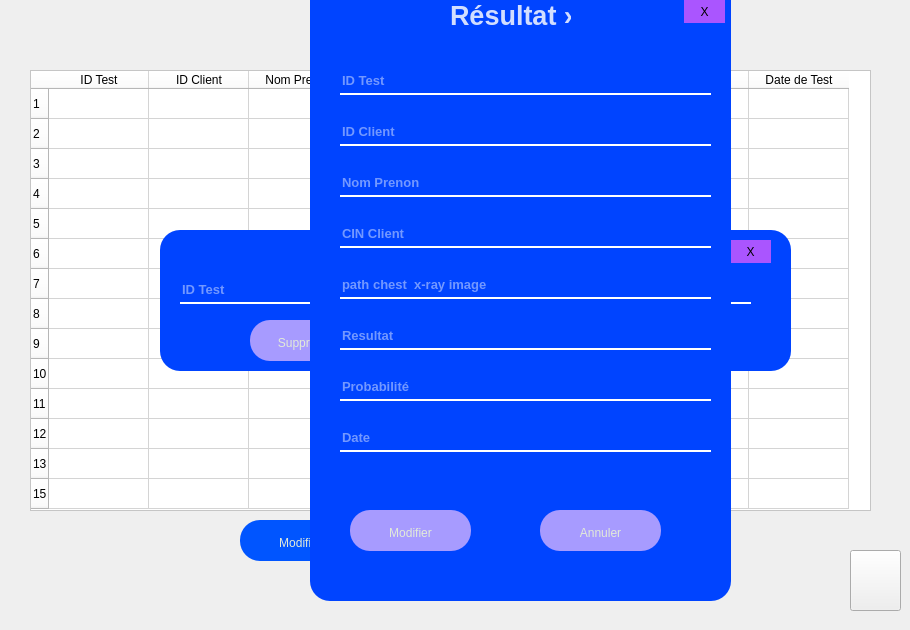
            <widget class="QWidget" name="page_3">
             <widget class="QPushButton" name="logoutbtn_3">
              <property name="geometry">
               <rect>
                <x>850</x>
                <y>550</y>
                <width>51</width>
                <height>61</height>
               </rect>
              </property>
              <property name="styleSheet">
               <string notr="true">
QPushButton {
border-image: url(:/image/59399.png);


}
QPushButton:hover{
	background-color: rgb(0, 68, 255);
}
QPushButton:pressed{
	background-color: rgb(0, 68, 255);
}</string>
              </property>
              <property name="text">
               <string/>
              </property>
             </widget>
             <widget class="QTableWidget" name="tableWidget">
              <property name="geometry">
               <rect>
                <x>30</x>
                <y>70</y>
                <width>841</width>
                <height>441</height>
               </rect>
              </property>
              <property name="minimumSize">
               <size>
                <width>841</width>
                <height>441</height>
               </size>
              </property>
              <property name="styleSheet">
               <string notr="true">background-color: rgb(255, 255, 255);</string>
              </property>
              <row>
               <property name="text">
                <string>1</string>
               </property>
              </row>
              <row>
               <property name="text">
                <string>2</string>
               </property>
              </row>
              <row>
               <property name="text">
                <string>3</string>
               </property>
              </row>
              <row>
               <property name="text">
                <string>4</string>
               </property>
              </row>
              <row>
               <property name="text">
                <string>5</string>
               </property>
              </row>
              <row>
               <property name="text">
                <string>6</string>
               </property>
              </row>
              <row>
               <property name="text">
                <string>7</string>
               </property>
              </row>
              <row>
               <property name="text">
                <string>8</string>
               </property>
              </row>
              <row>
               <property name="text">
                <string>9</string>
               </property>
              </row>
              <row>
               <property name="text">
                <string>10</string>
               </property>
              </row>
              <row>
               <property name="text">
                <string>11</string>
               </property>
              </row>
              <row>
               <property name="text">
                <string>12</string>
               </property>
              </row>
              <row>
               <property name="text">
                <string>13</string>
               </property>
              </row>
              <row>
               <property name="text">
                <string>15</string>
               </property>
              </row>
              <column>
               <property name="text">
                <string>ID Test</string>
               </property>
              </column>
              <column>
               <property name="text">
                <string>ID Client</string>
               </property>
              </column>
              <column>
               <property name="text">
                <string>Nom Prenon</string>
               </property>
              </column>
              <column>
               <property name="text">
                <string>CIN Client</string>
               </property>
              </column>
              <column>
               <property name="text">
                <string>Path</string>
               </property>
              </column>
              <column>
               <property name="text">
                <string>Resultat</string>
               </property>
              </column>
              <column>
               <property name="text">
                <string>Probabilité</string>
               </property>
              </column>
              <column>
               <property name="text">
                <string>Date de Test</string>
               </property>
              </column>
             </widget>
             <widget class="QPushButton" name="videbtn">
              <property name="geometry">
               <rect>
                <x>540</x>
                <y>520</y>
                <width>121</width>
                <height>41</height>
               </rect>
              </property>
              <property name="styleSheet">
               <string notr="true">QPushButton{

background-color: rgb(0, 85, 255);
border-radius:20px;
padding-top:5px;
color:rgb(226,234,216);
font: 25 14pt &quot;Yu Gothic Light&quot;;

}
QPushButton:hover{
background-color: rgb(85, 170, 255);
}
QPushButton:pressed{
background-color: rgb(85, 170, 255);
}</string>
              </property>
              <property name="text">
               <string>Vider </string>
              </property>
             </widget>
             <widget class="QPushButton" name="editbtn">
              <property name="geometry">
               <rect>
                <x>240</x>
                <y>520</y>
                <width>121</width>
                <height>41</height>
               </rect>
              </property>
              <property name="styleSheet">
               <string notr="true">QPushButton{

background-color: rgb(0, 85, 255);
border-radius:20px;
padding-top:5px;
color:rgb(226,234,216);
font: 25 14pt &quot;Yu Gothic Light&quot;;

}
QPushButton:hover{
background-color: rgb(85, 170, 255);
}
QPushButton:pressed{
background-color: rgb(85, 170, 255);
}</string>
              </property>
              <property name="text">
               <string>Modifier</string>
              </property>
             </widget>
             <widget class="QFrame" name="frame_4">
              <property name="geometry">
               <rect>
                <x>160</x>
                <y>230</y>
                <width>301</width>
                <height>141</height>
               </rect>
              </property>
              <property name="styleSheet">
               <string notr="true">background-color: rgb(0, 68, 255);

border-radius:20px;</string>
              </property>
              <property name="frameShape">
               <enum>QFrame::StyledPanel</enum>
              </property>
              <property name="frameShadow">
               <enum>QFrame::Raised</enum>
              </property>
              <widget class="QPushButton" name="close_btn_2">
               <property name="geometry">
                <rect>
                 <x>240</x>
                 <y>10</y>
                 <width>41</width>
                 <height>23</height>
                </rect>
               </property>
               <property name="styleSheet">
                <string notr="true">background-color: rgb(170, 85, 255);</string>
               </property>
               <property name="text">
                <string>X</string>
               </property>
              </widget>
              <widget class="QLineEdit" name="idtest_2">
               <property name="geometry">
                <rect>
                 <x>20</x>
                 <y>50</y>
                 <width>241</width>
                 <height>24</height>
                </rect>
               </property>
               <property name="font">
                <font>
                 <pointsize>10</pointsize>
                 <weight>75</weight>
                 <bold>true</bold>
                </font>
               </property>
               <property name="styleSheet">
                <string notr="true">background-color:rgba(0,0,0,0);
border:none;
border-bottom:2px solid white;
color:rgba(255,255,255,230);
padding-bottom:4px;</string>
               </property>
               <property name="placeholderText">
                <string>ID Test</string>
               </property>
              </widget>
              <widget class="QPushButton" name="deletebtn_3">
               <property name="geometry">
                <rect>
                 <x>90</x>
                 <y>90</y>
                 <width>111</width>
                 <height>41</height>
                </rect>
               </property>
               <property name="styleSheet">
                <string notr="true">QPushButton{
background-color: rgb(167, 155, 255);
border-radius:20px;
padding-top:5px;
color:rgb(226,234,216);
font: 25 14pt &quot;Yu Gothic Light&quot;;

}
QPushButton:hover{
background-color: rgb(85, 170, 255);

}
QPushButton:pressed{
background-color: rgb(85, 170, 255);

}</string>
               </property>
               <property name="text">
                <string>Supprimer</string>
               </property>
              </widget>
             </widget>
             <widget class="QPushButton" name="deletebtn_4">
              <property name="geometry">
               <rect>
                <x>390</x>
                <y>520</y>
                <width>111</width>
                <height>41</height>
               </rect>
              </property>
              <property name="styleSheet">
               <string notr="true">QPushButton{

background-color: rgb(0, 85, 255);
border-radius:20px;
padding-top:5px;
color:rgb(226,234,216);
font: 25 14pt &quot;Yu Gothic Light&quot;;

}
QPushButton:hover{
background-color: rgb(85, 170, 255);
}
QPushButton:pressed{
background-color: rgb(85, 170, 255);
}</string>
              </property>
              <property name="text">
               <string>Supprimer</string>
              </property>
             </widget>
             <widget class="QFrame" name="frame_5">
              <property name="geometry">
               <rect>
                <x>490</x>
                <y>230</y>
                <width>301</width>
                <height>141</height>
               </rect>
              </property>
              <property name="styleSheet">
               <string notr="true">background-color: rgb(0, 68, 255);

border-radius:20px;</string>
              </property>
              <property name="frameShape">
               <enum>QFrame::StyledPanel</enum>
              </property>
              <property name="frameShadow">
               <enum>QFrame::Raised</enum>
              </property>
              <widget class="QPushButton" name="close_btn_3">
               <property name="geometry">
                <rect>
                 <x>240</x>
                 <y>10</y>
                 <width>41</width>
                 <height>23</height>
                </rect>
               </property>
               <property name="styleSheet">
                <string notr="true">background-color: rgb(170, 85, 255);</string>
               </property>
               <property name="text">
                <string>X</string>
               </property>
              </widget>
              <widget class="QLineEdit" name="idtest_3">
               <property name="geometry">
                <rect>
                 <x>20</x>
                 <y>50</y>
                 <width>241</width>
                 <height>24</height>
                </rect>
               </property>
               <property name="font">
                <font>
                 <pointsize>10</pointsize>
                 <weight>75</weight>
                 <bold>true</bold>
                </font>
               </property>
               <property name="styleSheet">
                <string notr="true">background-color:rgba(0,0,0,0);
border:none;
border-bottom:2px solid white;
color:rgba(255,255,255,230);
padding-bottom:4px;</string>
               </property>
               <property name="placeholderText">
                <string>ID Test</string>
               </property>
              </widget>
              <widget class="QPushButton" name="modibtn">
               <property name="geometry">
                <rect>
                 <x>90</x>
                 <y>90</y>
                 <width>111</width>
                 <height>41</height>
                </rect>
               </property>
               <property name="styleSheet">
                <string notr="true">QPushButton{
background-color: rgb(167, 155, 255);
border-radius:20px;
padding-top:5px;
color:rgb(226,234,216);
font: 25 14pt &quot;Yu Gothic Light&quot;;

}
QPushButton:hover{
background-color: rgb(85, 170, 255);

}
QPushButton:pressed{
background-color: rgb(85, 170, 255);

}</string>
               </property>
               <property name="text">
                <string>modifier</string>
               </property>
              </widget>
             </widget>
             <widget class="QFrame" name="resulatframe_2">
              <property name="geometry">
               <rect>
                <x>310</x>
                <y>-20</y>
                <width>421</width>
                <height>621</height>
               </rect>
              </property>
              <property name="styleSheet">
               <string notr="true">background-color: rgb(0, 68, 255);

border-radius:20px;</string>
              </property>
              <property name="frameShape">
               <enum>QFrame::StyledPanel</enum>
              </property>
              <property name="frameShadow">
               <enum>QFrame::Raised</enum>
              </property>
              <widget class="QLabel" name="label_24">
               <property name="geometry">
                <rect>
                 <x>140</x>
                 <y>20</y>
                 <width>121</width>
                 <height>31</height>
                </rect>
               </property>
               <property name="font">
                <font>
                 <pointsize>20</pointsize>
                 <weight>75</weight>
                 <bold>true</bold>
                </font>
               </property>
               <property name="styleSheet">
                <string notr="true">color: rgba(255, 255, 255,210);</string>
               </property>
               <property name="text">
                <string>Résultat »</string>
               </property>
              </widget>
              <widget class="QPushButton" name="editbtnn">
               <property name="geometry">
                <rect>
                 <x>40</x>
                 <y>530</y>
                 <width>121</width>
                 <height>41</height>
                </rect>
               </property>
               <property name="styleSheet">
                <string notr="true">QPushButton{
background-color: rgb(167, 155, 255);
border-radius:20px;
padding-top:5px;
color:rgb(226,234,216);
font: 25 14pt &quot;Yu Gothic Light&quot;;

}
QPushButton:hover{
background-color: rgb(85, 170, 255);

}
QPushButton:pressed{
background-color: rgb(85, 170, 255);

}</string>
               </property>
               <property name="text">
                <string>Modifier</string>
               </property>
              </widget>
              <widget class="QPushButton" name="deletebtn_5">
               <property name="geometry">
                <rect>
                 <x>230</x>
                 <y>530</y>
                 <width>121</width>
                 <height>41</height>
                </rect>
               </property>
               <property name="styleSheet">
                <string notr="true">QPushButton{
background-color: rgb(167, 155, 255);
border-radius:20px;
padding-top:5px;
color:rgb(226,234,216);
font: 25 14pt &quot;Yu Gothic Light&quot;;

}
QPushButton:hover{
background-color: rgb(85, 170, 255);

}
QPushButton:pressed{
background-color: rgb(85, 170, 255);

}</string>
               </property>
               <property name="text">
                <string>Annuler</string>
               </property>
              </widget>
              <widget class="QPushButton" name="close_btn_4">
               <property name="geometry">
                <rect>
                 <x>374</x>
                 <y>20</y>
                 <width>41</width>
                 <height>23</height>
                </rect>
               </property>
               <property name="styleSheet">
                <string notr="true">background-color: rgb(170, 85, 255);</string>
               </property>
               <property name="text">
                <string>X</string>
               </property>
              </widget>
              <widget class="QWidget" name="verticalLayoutWidget_3">
               <property name="geometry">
                <rect>
                 <x>30</x>
                 <y>70</y>
                 <width>371</width>
                 <height>431</height>
                </rect>
               </property>
               <layout class="QVBoxLayout" name="verticalLayout_8">
                <item>
                 <widget class="QLineEdit" name="idtest_4">
                  <property name="font">
                   <font>
                    <pointsize>10</pointsize>
                    <weight>75</weight>
                    <bold>true</bold>
                   </font>
                  </property>
                  <property name="styleSheet">
                   <string notr="true">background-color:rgba(0,0,0,0);
border:none;
border-bottom:2px solid white;
color:rgba(255,255,255,230);
padding-bottom:4px;</string>
                  </property>
                  <property name="placeholderText">
                   <string>ID Test</string>
                  </property>
                 </widget>
                </item>
                <item>
                 <widget class="QLineEdit" name="idclient_2">
                  <property name="font">
                   <font>
                    <pointsize>10</pointsize>
                    <weight>75</weight>
                    <bold>true</bold>
                   </font>
                  </property>
                  <property name="styleSheet">
                   <string notr="true">background-color:rgba(0,0,0,0);
border:none;
border-bottom:2px solid white;
color:rgba(255,255,255,230);
padding-bottom:4px;</string>
                  </property>
                  <property name="placeholderText">
                   <string>ID Client</string>
                  </property>
                 </widget>
                </item>
                <item>
                 <widget class="QLineEdit" name="nomprenon_2">
                  <property name="font">
                   <font>
                    <pointsize>10</pointsize>
                    <weight>75</weight>
                    <bold>true</bold>
                   </font>
                  </property>
                  <property name="styleSheet">
                   <string notr="true">background-color:rgba(0,0,0,0);
border:none;
border-bottom:2px solid white;
color:rgba(255,255,255,230);
padding-bottom:4px;</string>
                  </property>
                  <property name="placeholderText">
                   <string>Nom Prenon</string>
                  </property>
                 </widget>
                </item>
                <item>
                 <widget class="QLineEdit" name="cinclient_2">
                  <property name="font">
                   <font>
                    <pointsize>10</pointsize>
                    <weight>75</weight>
                    <bold>true</bold>
                   </font>
                  </property>
                  <property name="styleSheet">
                   <string notr="true">background-color:rgba(0,0,0,0);
border:none;
border-bottom:2px solid white;
color:rgba(255,255,255,230);
padding-bottom:4px;</string>
                  </property>
                  <property name="placeholderText">
                   <string>CIN Client</string>
                  </property>
                 </widget>
                </item>
                <item>
                 <widget class="QLineEdit" name="path_2">
                  <property name="font">
                   <font>
                    <pointsize>10</pointsize>
                    <weight>75</weight>
                    <bold>true</bold>
                   </font>
                  </property>
                  <property name="styleSheet">
                   <string notr="true">background-color:rgba(0,0,0,0);
border:none;
border-bottom:2px solid white;
color:rgba(255,255,255,230);
padding-bottom:4px;</string>
                  </property>
                  <property name="placeholderText">
                   <string>path chest  x-ray image</string>
                  </property>
                 </widget>
                </item>
                <item>
                 <widget class="QLineEdit" name="prediresutt_2">
                  <property name="font">
                   <font>
                    <pointsize>10</pointsize>
                    <weight>75</weight>
                    <bold>true</bold>
                   </font>
                  </property>
                  <property name="styleSheet">
                   <string notr="true">background-color:rgba(0,0,0,0);
border:none;
border-bottom:2px solid white;
color:rgba(255,255,255,230);
padding-bottom:4px;</string>
                  </property>
                  <property name="placeholderText">
                   <string>Resultat</string>
                  </property>
                 </widget>
                </item>
                <item>
                 <widget class="QLineEdit" name="proba_2">
                  <property name="font">
                   <font>
                    <pointsize>10</pointsize>
                    <weight>75</weight>
                    <bold>true</bold>
                   </font>
                  </property>
                  <property name="styleSheet">
                   <string notr="true">background-color:rgba(0,0,0,0);
border:none;
border-bottom:2px solid white;
color:rgba(255,255,255,230);
padding-bottom:4px;</string>
                  </property>
                  <property name="echoMode">
                   <enum>QLineEdit::Normal</enum>
                  </property>
                  <property name="placeholderText">
                   <string>Probabilité</string>
                  </property>
                 </widget>
                </item>
                <item>
                 <widget class="QLineEdit" name="date_2">
                  <property name="font">
                   <font>
                    <pointsize>10</pointsize>
                    <weight>75</weight>
                    <bold>true</bold>
                   </font>
                  </property>
                  <property name="styleSheet">
                   <string notr="true">background-color:rgba(0,0,0,0);
border:none;
border-bottom:2px solid white;
color:rgba(255,255,255,230);
padding-bottom:4px;</string>
                  </property>
                  <property name="placeholderText">
                   <string>Date</string>
                  </property>
                 </widget>
                </item>
               </layout>
              </widget>
             </widget>
            </widget>
